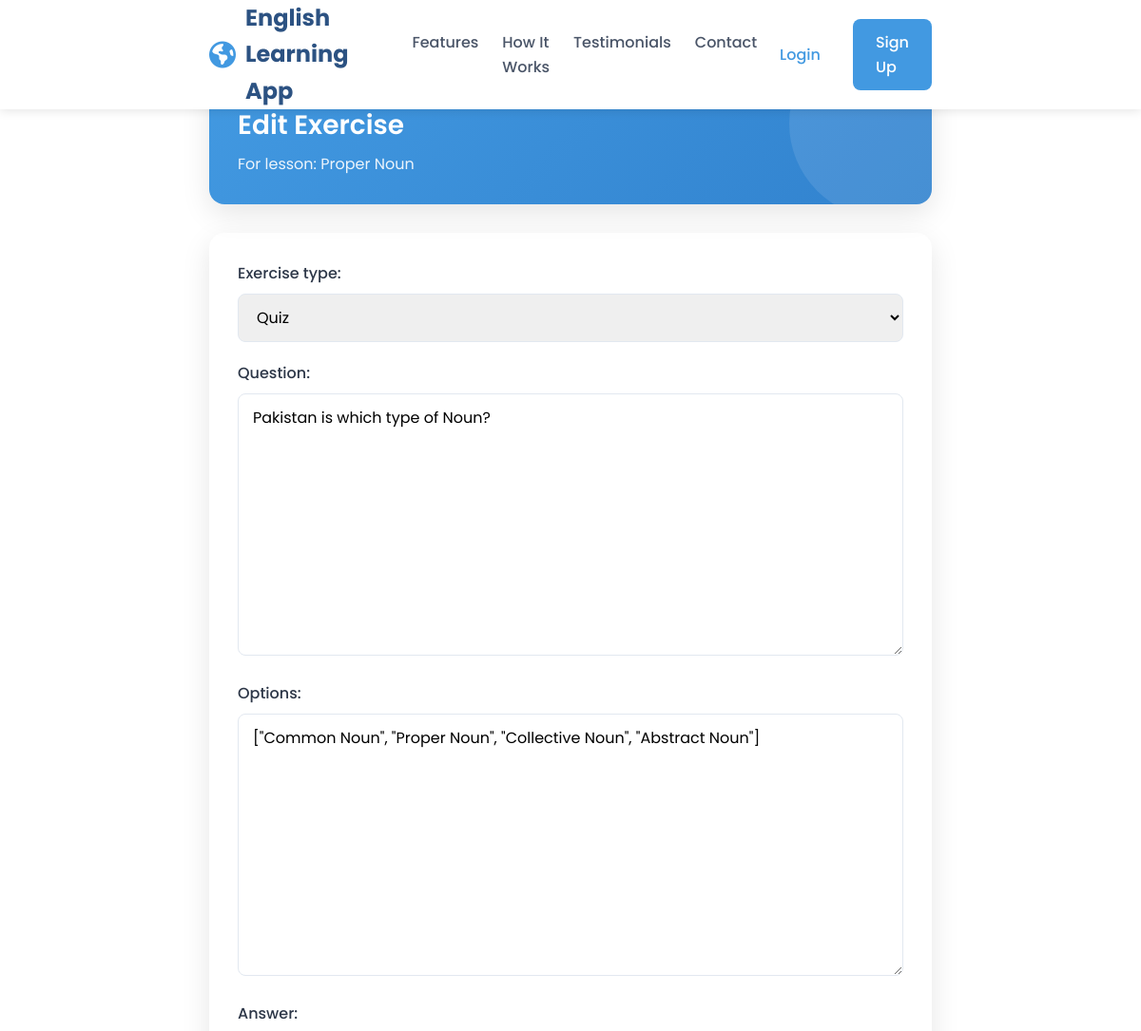
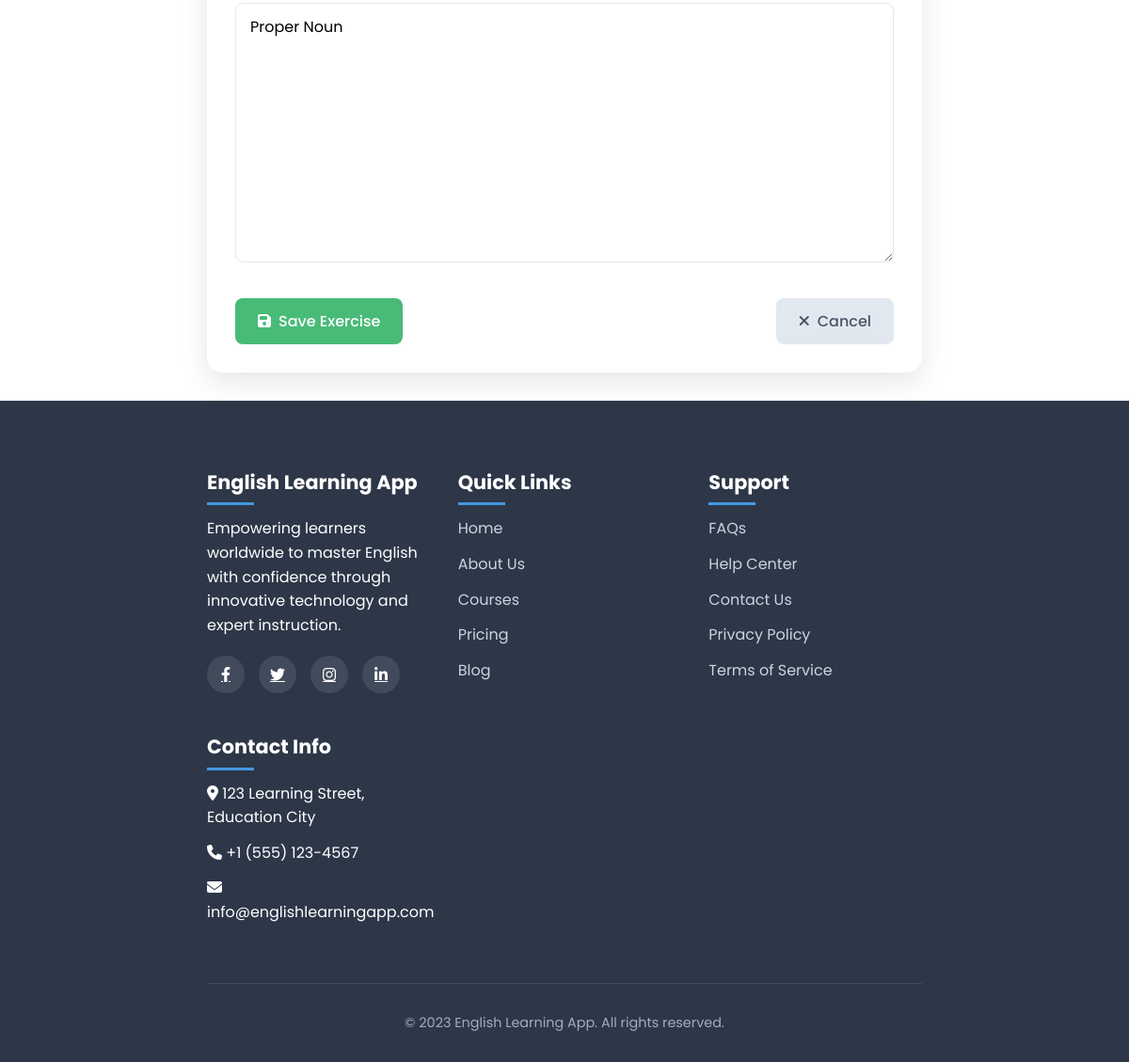
The app's page /learning/lessons/1/exercises/1/edit/ (signed in) with its own data (2 pictures, top to bottom).
### learning/models.py (models this page shows, shortened)
class Lesson(models.Model):
    course = models.ForeignKey(Course, on_delete=models.CASCADE, related_name="lessons")
    title = models.CharField(max_length=200)
    content = models.TextField()
    video_url = models.URLField(blank=True, null=True, help_text="YouTube/Vimeo or hosted video URL")
    audio_url = models.URLField(blank=True, null=True, help_text="Audio file or podcast URL")
    image = models.ImageField(upload_to="lesson_images/", blank=True, null=True)
    flashcards = models.JSONField(blank=True, null=True, help_text="Store flashcards as JSON [{front:'word', back:'meaning'}]")
    order = models.PositiveIntegerField(default=0)

class Exercise(models.Model):
    EXERCISE_TYPES = [
        ("QUIZ", "Quiz"),
        ("SPEAKING", "Speaking"),
        ("WRITING", "Writing"),
        ("LISTENING", "Listening"),
    ]
    lesson = models.ForeignKey(Lesson, on_delete=models.CASCADE, related_name="exercises")
    exercise_type = models.CharField(max_length=20, choices=EXERCISE_TYPES)
    question = models.TextField()
    options = models.JSONField(blank=True, null=True)  # for MCQ
    answer = models.TextField()

### learning/decorators.py (the view)
    def wrapper(request, *args, **kwargs):
        if request.user.role == 'TEACHER' or request.user.is_superuser:
            return view_func(request, *args, **kwargs)
        return HttpResponseForbidden("You do not have permission")

### learning/forms.py
class ExerciseForm(forms.ModelForm):
    class Meta:
        model = Exercise
        fields = ['exercise_type', 'question', 'options', 'answer']

### learning/views.py (called while the page is built)
@teacher_required
def exercise_edit(request, lesson_id, exercise_id):
    lesson = get_object_or_404(Lesson, id=lesson_id)
    exercise = get_object_or_404(Exercise, id=exercise_id, lesson=lesson)
    if request.method == "POST":
        form = ExerciseForm(request.POST, instance=exercise)
        if form.is_valid():
            form.save()
            return redirect("learning:exercise_detail", lesson_id=lesson.id, exercise_id=exercise.id)
    else:
        form = ExerciseForm(instance=exercise)
    return render(request, "learning/exercise_form.html", {
        "form": form,
        "lesson": lesson,
        "exercise": exercise,
    })

### learning/templates/learning/exercise_form.html (shortened to what this page needs)
{% extends "core/home.html" %}
{% block content %}
<div class="container">
    <div class="page-header">
        <h2>{% if exercise %}Edit{% else %}Create{% endif %} Exercise</h2>
        <p>For lesson: {{ lesson.title }}</p>
    </div>
    <div class="form-container">
        <form method="post">
            {{ form.as_p }}
            <div class="form-actions">
                <button type="submit" class="btn btn-success">
                    <i class="fas fa-save"></i> Save Exercise
                </button>
                <a href="{% url 'learning:exercise_list' lesson.id %}" class="btn btn-secondary">
                    <i class="fas fa-times"></i> Cancel
                </a>
            </div>
        </form>
    </div>
</div>
{% endblock %}

### core/templates/core/home.html (style rules this page uses)
* { margin: 0; padding: 0; box-sizing: border-box; }
body { font-family: 'Poppins', sans-serif; line-height: 1.6; color: #333; overflow-x: hidden; }
.container { width: 100%; max-width: 1200px; margin: 0 auto; padding: 0 20px; }
.btn { padding: 10px 20px; border-radius: 5px; font-weight: 500; text-decoration: none; transition: all 0.3s; display: inline-block; }

### learning/templates/learning/exercise_form.html (style rules this page uses)
body { padding-top: 80px; }
.container { max-width: 800px; margin: 0 auto; padding: 0 20px; }
.page-header { background: linear-gradient(135deg, #4299e1, #3182ce); color: white; padding: 30px; border-radius: 16px; box-shadow: 0 10px 30px rgba(0, 0, 0, 0.1); margin-bottom: 30px; position: relative; overflow: hidden; }
.page-header::before { content: ''; position: absolute; top: 0; right: 0; width: 200px; height: 200px; background: rgba(255, 255, 255, 0.1); border-radius: 50%; transform: translate(50px, -50px); }
.page-header h2 { font-size: 28px; font-weight: 600; margin-bottom: 5px; position: relative; z-index: 1; }
.page-header p { font-size: 16px; opacity: 0.9; position: relative; z-index: 1; }
.form-container { background: white; border-radius: 16px; box-shadow: 0 10px 30px rgba(0, 0, 0, 0.1); padding: 30px; margin-bottom: 30px; }
form p { margin-bottom: 20px; }
form label { display: block; font-weight: 500; margin-bottom: 8px; color: #2d3748; }
form input[type="text"], form textarea, form select { width: 100%; padding: 12px 15px; border: 1px solid #e2e8f0; border-radius: 8px; font-size: 16px; font-family: 'Poppins', sans-serif; transition: border-color 0.3s, box-shadow 0.3s; }
form textarea { min-height: 120px; resize: vertical; }
.form-actions { display: flex; justify-content: space-between; margin-top: 30px; gap: 15px; }
.btn { padding: 12px 24px; border-radius: 8px; font-weight: 500; text-decoration: none; transition: all 0.3s; display: inline-flex; align-items: center; justify-content: center; cursor: pointer; border: none; font-family: 'Poppins', sans-serif; font-size: 16px; }
.btn-success { background-color: #48bb78; color: white; }
.btn-secondary { background-color: #e2e8f0; color: #4a5568; }
.btn i { margin-right: 8px; }

### records on screen
Lesson: title "Proper Noun"
Exercise: exercise_type "Quiz", question "Pakistan is which type of Noun?", options "[\"Common Noun\", \"Proper Noun\", \"Collective Noun\", \"Abstract Noun\"]", answer "Proper Noun"
